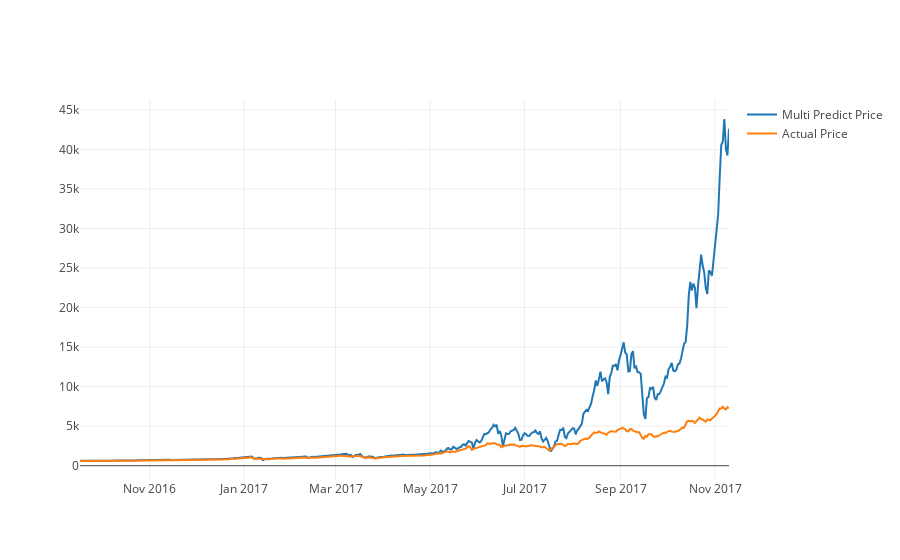

The notebook cell this image was saved under:
### Code cell
actual_chart = go.Scatter(x=predictDates, y=inv_y, name= 'Actual Price')
multi_predict_chart = go.Scatter(x=predictDates, y=inv_yhat, name= 'Multi Predict Price')

py.iplot([ multi_predict_chart, actual_chart])

### Figure 1 — Plotly figure (JSON) as saved in the notebook; plotly's stock layout.template omitted (floating-point values rounded to 4 significant figures; data arrays with more than 128 entries replaced by an {"elided": "..."} marker saying what was removed)
{"data": [{"name": "Multi Predict Price", "type": "scatter", "x": {"elided": "420 str values"}, "y": {"elided": "421 float values"}}, {"name": "Actual Price", "type": "scatter", "x": {"elided": "420 str values"}, "y": {"elided": "421 float values"}}], "layout": {}}
